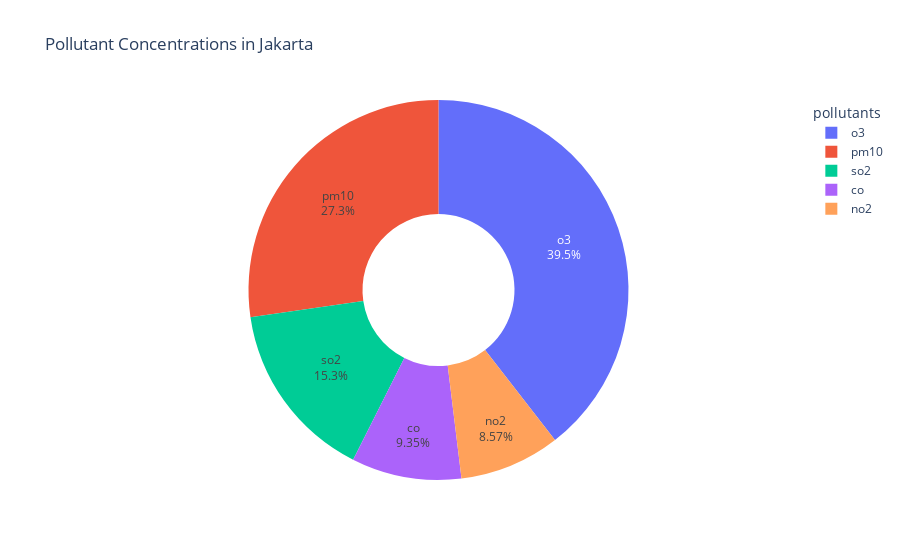

The cell this chart's notebook holds for it:
### Code cell
# Define pollutants and their colors
pollutant_colors = px.colors.qualitative.Plotly

# Calculate the sum of pollutant concentrations
total_concentrations = train[pollutants].sum()

# Create a DataFrame for the concentrations
concentration_data = pd.DataFrame({
    "Pollutant": pollutants,
    "Concentration": total_concentrations
})

# Create a donut plot for pollutant concentrations
fig = px.pie(concentration_data, names="Pollutant", values="Concentration",
             title="Pollutant Concentrations in Jakarta",
             hole=0.4, color_discrete_sequence=pollutant_colors)

# Update layout for the donut plot
fig.update_traces(textinfo="percent+label")
fig.update_layout(legend_title="pollutants")

fig.show()

### Figure 1 — Plotly figure (JSON) as saved in the notebook; plotly's stock layout.template omitted (floating-point values rounded to 4 significant figures)
{"data": [{"domain": {"x": [0, 1], "y": [0, 1]}, "hole": 0.4, "hovertemplate": "Pollutant=%{label}<br>Concentration=%{value}<extra></extra>", "labels": ["co", "no2", "o3", "so2", "pm10"], "legendgroup": "", "name": "", "showlegend": true, "textinfo": "percent+label", "type": "pie", "values": [22253, 20399, 93987, 36382, 64950]}], "layout": {"legend": {"title": {"text": "pollutants"}, "tracegroupgap": 0}, "piecolorway": ["#636EFA", "#EF553B", "#00CC96", "#AB63FA", "#FFA15A", "#19D3F3", "#FF6692", "#B6E880", "#FF97FF", "#FECB52"], "title": {"text": "Pollutant Concentrations in Jakarta"}}}
